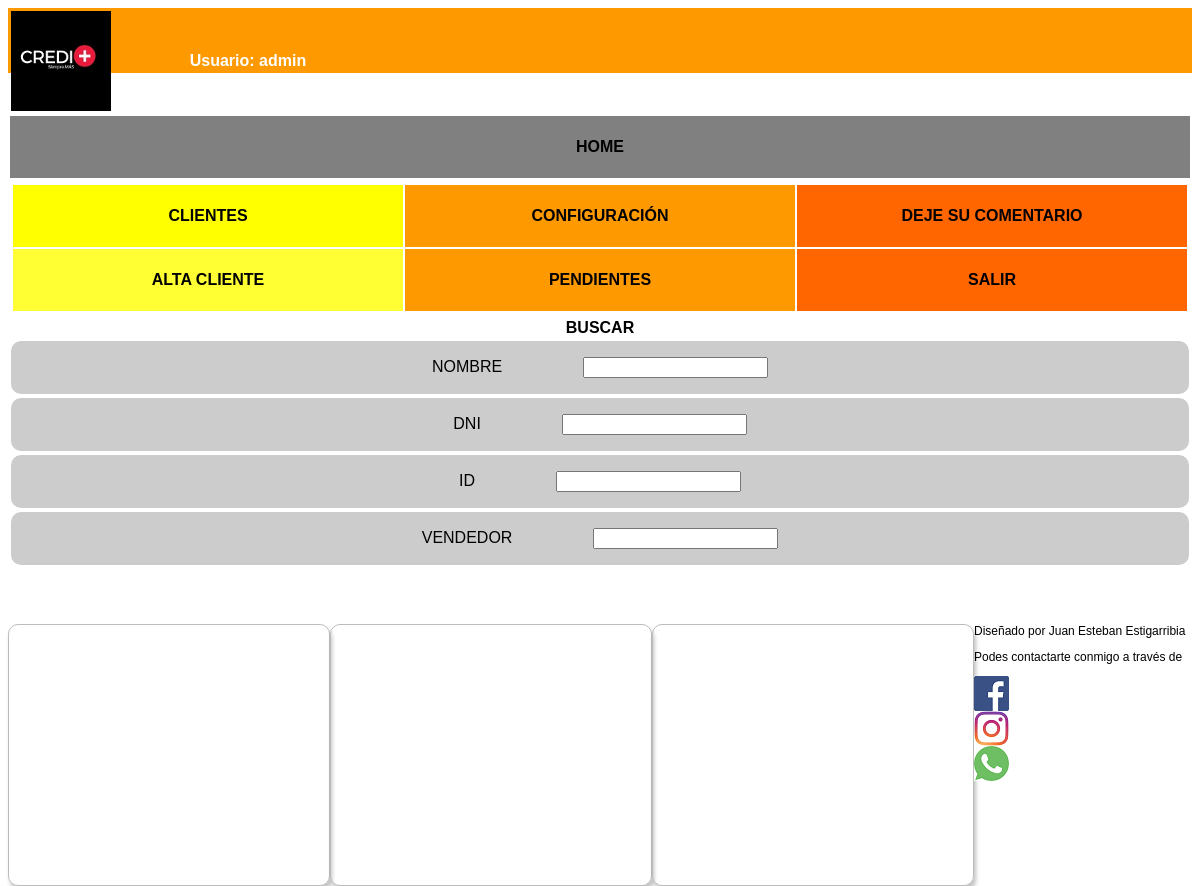
Before: /listar.php with the older database file.
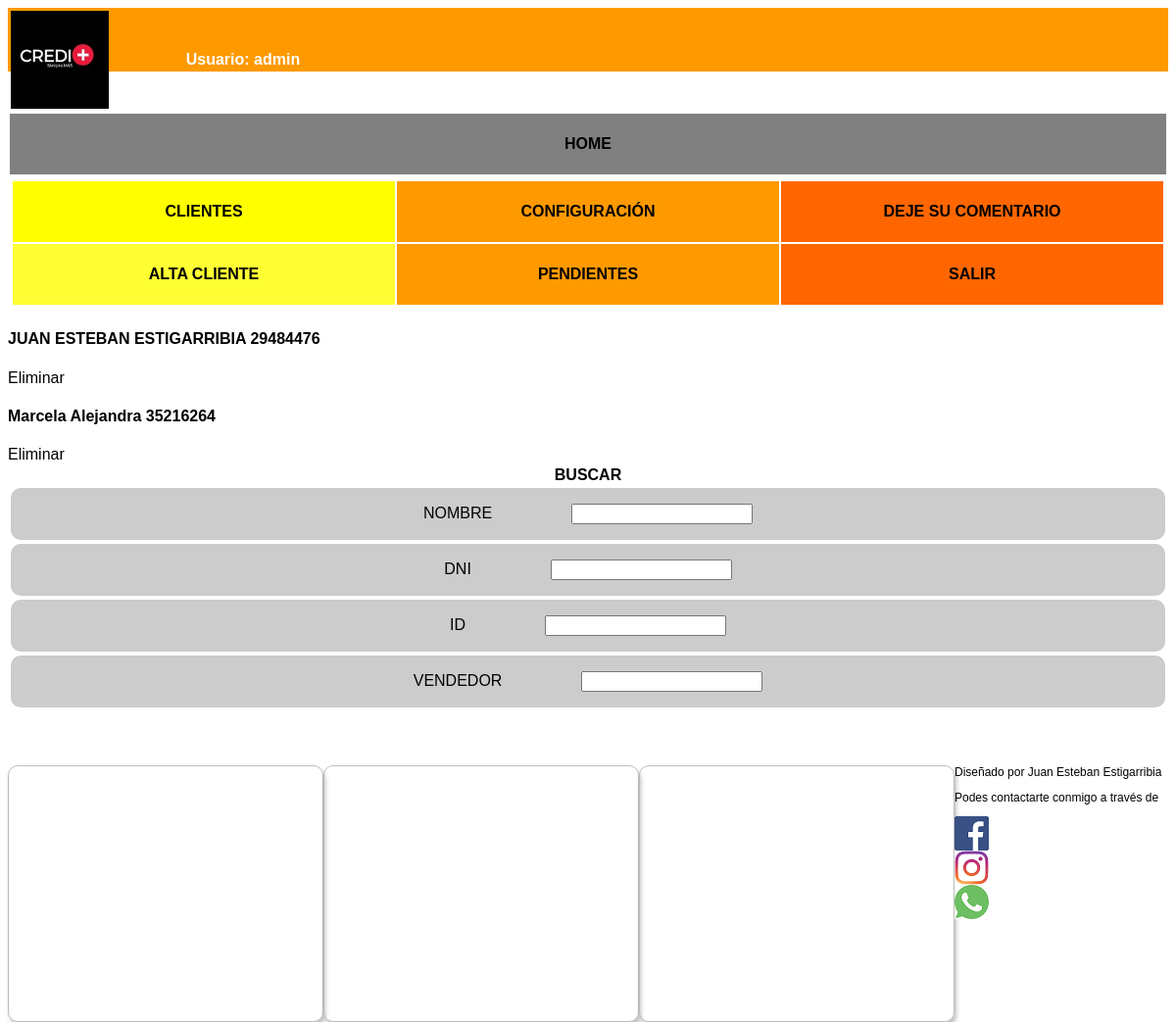
After: the same page with the newer database file.
### tables this page shows
CREATE TABLE `clientes` (
  `id` int(11) NOT NULL,
  `nombre` text NOT NULL,
  `fecha_nacimiento` text NOT NULL,
  `domicilio` text NOT NULL,
  `dni` text NOT NULL,
  `pago` text NOT NULL,
  `celular` text NOT NULL,
  `celular_referente` text NOT NULL,
  `mail` text NOT NULL,
  `vendedor` text NOT NULL
);

### listar.php (the view, shortened to what this page needs)
<?php include("header.php") ?>
<body>
    <header>
        <div id="cabeza">
            <table width="100%" border="0">
                <tbody>
                    <tr>
                        <td width="15%"><img src="./img/LogoCrediMas Negro.jpeg" width="100" height="100"></td>
                        <td width="85%" valign="middle">
                            <font color="#FFFFFF"><strong>Usuario: admin</strong> </font>
                        </td>
                    </tr>
                </tbody>
            </table>
            <td colspan="2">
                <table width="100%" border="0">
                    <tbody>
                        <tr>
                            <td width="100%" height="60" align="center" valign="middle" bgcolor="#808080"><strong><a href="index.php">HOME</a></strong></td>
                        </tr>
                    </tbody>
                    <td colspan="2">
                        <table width="100%" border="0">
                            <tbody>
                                <tr>
                                <tr>
                                    <td width="25%" height="60" align="center" valign="middle" bgcolor="#FFFF00"><strong><a href="listar.php">CLIENTES</a></strong></td>
                                    <td width="25%" height="60" align="center" valign="middle" bgcolor="#FF9900"><strong><a href="configuracion.php">CONFIGURACIÓN</a> <a href="caja.php"></a></strong></td>
                                    <td width="25%" height="60" align="center" valign="middle" bgcolor="#FF6600"><strong><a href="comentario.php">DEJE SU COMENTARIO</a> </strong></td>
                                </tr>
                                <tr>
                                    <td width="25%" height="60" align="center" valign="middle" bgcolor="#FFFF33"><strong><a href="alta.php">ALTA CLIENTE</a></strong></td>
                                    <td width="25%" height="60" align="center" valign="middle" bgcolor="#FF9900"><strong><a href="pendientes.php">PENDIENTES</a></strong></td>
                                    <td width="25%" height="60" align="center" valign="middle" bgcolor="#FF6600"><strong><a href="logout.php">SALIR</a></strong></td>
                                </tr>
                            </tbody>
                        </table>
                    </td>
                </table>
                <section class="listar_clientes">
                    <?php
                    include("conexion.php");
                    $consulta_db = mysqli_query($conexion_db, "SELECT * FROM clientes");
                    while ($mostrar_datos = mysqli_fetch_assoc($consulta_db)) {
                    ?>
                        <div class="listado_clientes">
                            <h4> <?php echo $mostrar_datos['nombre'] . " " . $mostrar_datos["dni"]; ?> </h4>
                            <a href="eliminar.php?id=<?php echo $mostrar_datos['id']; ?>">Eliminar</a>
                        </div>
                    <?php } ?>
                </section>
            <td>
                <table width="100%" border="0">
                    <tbody>
                        <tr>
                            <td align="center"><strong>BUSCAR</strong></td>
                        </tr>
                        <tr>
                            <td width="100%" align="center">
                                <form id="form1" name="form1" method="post" action="resultados.php">
                                    NOMBRE
                                    <input type="text" name="nombre" id="nombre">
                                </form>
                            </td>
                        </tr>
                        <tr>
                            <td align="center">
                                <form id="form2" name="form1" method="post" action="resultados.php">
                                    DNI
                                    <input type="text" name="dni" id="dni">
                                </form>
                            </td>
                        </tr>
                        <tr>
                            <td align="center">
                                <form id="form3" name="form1" method="post" action="resultados.php">
                                    ID
                                    <input type="text" name="id" id="id">
                                </form>
                            </td>
                        </tr>
                        <tr>
                            <td align="center">
                                <form id="form4" name="form1" method="post" action="resultados.php">
                                    VENDEDOR
                                    <input type="text" name="vendedor" id="vendedor">
                                </form>
                            </td>
                        </tr>
                        <tr>
                            <td align="center">&nbsp;</td>
                        </tr>
                        <tr>
                            <td align="center">&nbsp;</td>
                        </tr>
                    </tbody>
                </table>
            </td>
            <?php include("footer.php") ?>
</body>
</html>

### header.php (shortened to what this page needs)
<!DOCTYPE html>
<html lang="en">
<head>
</head>

### footer.php (shortened to what this page needs)
<footer>
    <div class="cotizaciones">
        <div><iframe style="width:320px;height:260px;border-radius:10px;box-shadow:2px 4px 4px rgb(0 0 0 / 25%); float: left ;border:1px solid #bcbcbc" src="https://dolarhoy.com/i/cotizaciones/dolar-blue" frameborder="0"></iframe></div>
        <div><iframe style="width:320px;height:260px;border-radius:10px;box-shadow:2px 4px 4px rgb(0 0 0 / 25%); float: left ;border:1px solid #bcbcbc" src="https://dolarhoy.com/i/cotizaciones/dolar-bancos-y-casas-de-cambio" frameborder="0"></iframe></div>
        <div><iframe style="width:320px;height:260px;border-radius:10px;box-shadow:2px 4px 4px rgb(0 0 0 / 25%); float: left ;border:1px solid #bcbcbc" src="https://dolarhoy.com/i/cotizaciones/dolar-mep" frameborder="0"></iframe></div>
    </div>
    <div class="diseñador">
        <p>Diseñado por Juan Esteban Estigarribia </p>
        <p>Podes contactarte conmigo a través de</p>
        <a href="https://www.facebook.com/profile.php?id=100010649921559"><img src="./img/logo facebook.png" alt="img credimas/logo facebook.png"></a></h4>
        <a href="https://www.instagram.com/juane_estigarribia/"><img src="./img/logo instagram1.png" alt="img credimas/logo instagram1.png   "></a></h4>
        <a href="https://api.whatsapp.com/send?phone=5493517910065"><img src="./img/logo whatsapp.png" alt="img credimas/logo whatsapp.png"></a></h4>
    </div>
</footer>

### listar.php (style rules this page uses)
img { display: block; margin: 0; max-width: 100%; }
form { width: 100%; padding: 16px; border-radius: 10px; margin: auto; background-color: #ccc; box-sizing: border-box; }
body, td, th { font-family: Verdana, Geneva, sans-serif; }
a:link { color: #000; text-decoration: none; }
#cabeza { background: #F90; height: 65px; position: relative; top: 0; width: 100%; }

### footer.php (style rules this page uses)
p { font-size: 12px; font-family: Verdana, Geneva, sans-serif; }

Changed rows visible on the page:
added clientes: nombre "JUAN ESTEBAN ESTIGARRIBIA", dni "29484476"
added clientes: nombre "Marcela Alejandra", dni "35216264"
